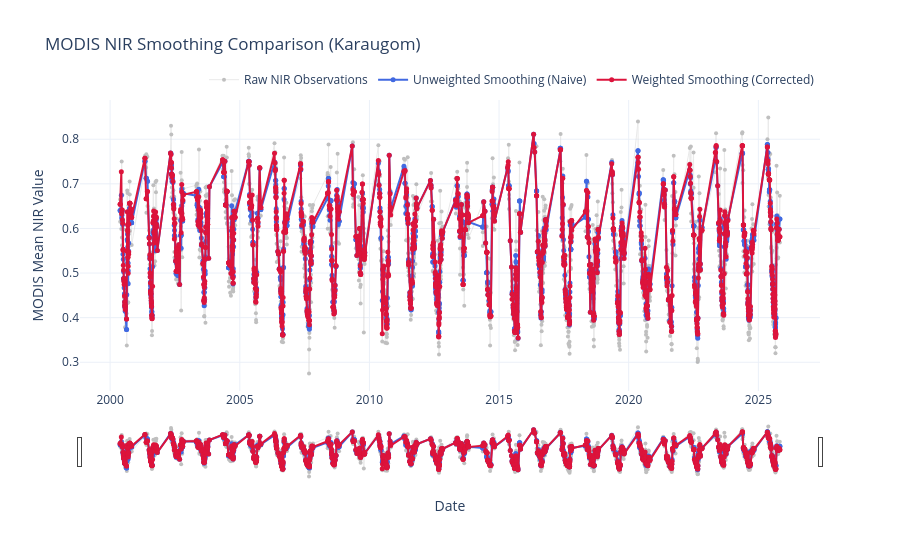

The notebook cell this image was saved under:
### Markdown cell above
## 6. 7-day Smoothing Visualization
Comparison of the raw observations versus the unweighted and weighted smoothing methodologies only for the 7 day smoothing window.

### Code cell
# Visualize the weighted vs. unweighted 7-day smoothing result
GLACIER_TO_PLOT = 'Karaugom' 
df = modis_glaciers[GLACIER_TO_PLOT]

fig_smooth = go.Figure()

# Raw MODIS NIR Data 
fig_smooth.add_trace(go.Scatter(
    x=df['date'], 
    y=df['meanNIR'],
    mode='lines+markers',
    name='Raw NIR Observations',
    line=dict(color='lightgrey', width=1),
    marker=dict(color='grey', size=4),
    opacity=0.5 
))

# Unweighted Smoothing 
fig_smooth.add_trace(go.Scatter(
    x=df['date'], 
    y=df['meanNIR_unweighted_14day'], 
    mode='lines+markers',
    name='Unweighted Smoothing (Naive)',
    line=dict(color='royalblue', width=2),
    marker=dict(color='royalblue', size=5)
))

# Weighted Smoothing 
fig_smooth.add_trace(go.Scatter(
    x=df['date'], 
    y=df['meanNIR_weighted_14day'],
    mode='lines+markers',
    name='Weighted Smoothing (Corrected)',
    line=dict(color='crimson', width=2),
    marker=dict(color='crimson', size=5)
))

# Layout
fig_smooth.update_layout(
    title=f"MODIS NIR Smoothing Comparison ({GLACIER_TO_PLOT})",
    xaxis_title="Date",
    yaxis_title="MODIS Mean NIR Value",
    template="plotly_white",
    hovermode="x unified",
    legend=dict(
        orientation="h",
        yanchor="bottom",
        y=1.02,
        xanchor="right",
        x=1
    )
)

fig_smooth.update_xaxes(rangeslider_visible=True)
fig_smooth.show()

### Figure 1 — Plotly figure (JSON) as saved in the notebook; plotly's stock layout.template omitted (floating-point values rounded to 4 significant figures; data arrays with more than 128 entries replaced by an {"elided": "..."} marker saying what was removed)
{"data": [{"line": {"color": "lightgrey", "width": 1}, "marker": {"color": "grey", "size": 4}, "mode": "lines+markers", "name": "Raw NIR Observations", "opacity": 0.5, "type": "scatter", "x": {"elided": "1553 str values"}, "y": {"elided": "1553 float values"}}, {"line": {"color": "royalblue", "width": 2}, "marker": {"color": "royalblue", "size": 5}, "mode": "lines+markers", "name": "Unweighted Smoothing (Naive)", "type": "scatter", "x": {"elided": "1553 str values"}, "y": {"elided": "1553 float values"}}, {"line": {"color": "crimson", "width": 2}, "marker": {"color": "crimson", "size": 5}, "mode": "lines+markers", "name": "Weighted Smoothing (Corrected)", "type": "scatter", "x": {"elided": "1553 str values"}, "y": {"elided": "1553 float values"}}], "layout": {"hovermode": "x unified", "legend": {"orientation": "h", "x": 1, "xanchor": "right", "y": 1.02, "yanchor": "bottom"}, "title": {"text": "MODIS NIR Smoothing Comparison (Karaugom)"}, "xaxis": {"rangeslider": {"visible": true}, "title": {"text": "Date"}}, "yaxis": {"title": {"text": "MODIS Mean NIR Value"}}}}
